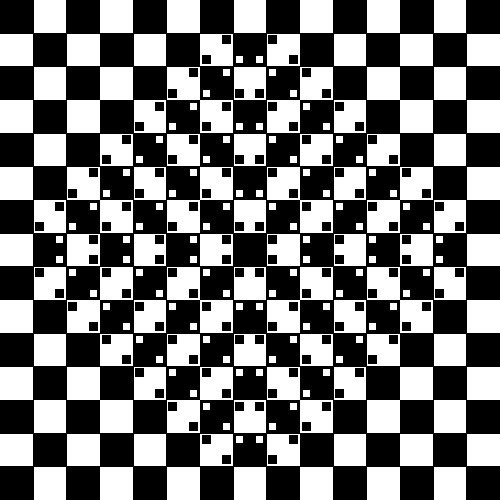
Frame 1 (no input)
Frame 60 (the mouse pressed at the canvas centre just before this capture): identical to frame 1, image omitted
Frame 120 (the mouse held since frame 60 and released just before this capture): identical to frame 1, image omitted

The Processing sketch that drew this single still picture (run headless with seeded random() and noise(); from frame 60 on, the mouse is pressed at the canvas centre):

// Processing sketch: processing_22991
// ── processing_22991.pde

void setup()
{
  size(500,500);
  background(255,255,255);
}
void draw()
{
  fill(0,0,0);
  
  //line 1
  rect(0, 0, 500/15, 500/15);
  rect(2*500/15, 0, 500/15, 500/15);
  rect(4*500/15, 0, 500/15, 500/15);
  rect(6*500/15, 0, 500/15, 500/15);
  rect(8*500/15, 0, 500/15, 500/15);
  rect(10*500/15, 0, 500/15, 500/15);
  rect(12*500/15, 0, 500/15, 500/15);
  rect(14*500/15, 0, 500/15, 500/15);
  
  //line 2
  rect(1*500/15, 500/15, 500/15, 500/15);
  rect(3*500/15, 500/15, 500/15, 500/15);
  rect(5*500/15, 500/15, 500/15, 500/15);
  rect(7*500/15, 500/15, 500/15, 500/15);
  rect(9*500/15, 500/15, 500/15, 500/15);
  rect(11*500/15, 500/15, 500/15, 500/15);
  rect(13*500/15, 500/15, 500/15, 500/15);
  
  //line 3
  rect(0*500/15, 2*500/15, 500/15, 500/15);
  rect(2*500/15, 2*500/15, 500/15, 500/15);
  rect(4*500/15, 2*500/15, 500/15, 500/15);
  rect(6*500/15, 2*500/15, 500/15, 500/15);
  rect(8*500/15, 2*500/15, 500/15, 500/15);
  rect(10*500/15, 2*500/15, 500/15, 500/15);
  rect(12*500/15, 2*500/15, 500/15, 500/15);
  rect(14*500/15, 2*500/15, 500/15, 500/15);
  
  //line 4
  rect(1*500/15, 3*500/15, 500/15, 500/15);
  rect(3*500/15, 3*500/15, 500/15, 500/15);
  rect(5*500/15, 3*500/15, 500/15, 500/15);
  rect(7*500/15, 3*500/15, 500/15, 500/15);
  rect(9*500/15, 3*500/15, 500/15, 500/15);
  rect(11*500/15, 3*500/15, 500/15, 500/15);
  rect(13*500/15, 3*500/15, 500/15, 500/15);
  
  //line 5
  rect(0*500/15, 4*500/15, 500/15, 500/15);
  rect(2*500/15, 4*500/15, 500/15, 500/15);
  rect(4*500/15, 4*500/15, 500/15, 500/15);
  rect(6*500/15, 4*500/15, 500/15, 500/15);
  rect(8*500/15, 4*500/15, 500/15, 500/15);
  rect(10*500/15, 4*500/15, 500/15, 500/15);
  rect(12*500/15, 4*500/15, 500/15, 500/15);
  rect(14*500/15, 4*500/15, 500/15, 500/15);
  
  //line 6
  rect(1*500/15, 5*500/15, 500/15, 500/15);
  rect(3*500/15, 5*500/15, 500/15, 500/15);
  rect(5*500/15, 5*500/15, 500/15, 500/15);
  rect(7*500/15, 5*500/15, 500/15, 500/15);
  rect(9*500/15, 5*500/15, 500/15, 500/15);
  rect(11*500/15, 5*500/15, 500/15, 500/15);
  rect(13*500/15, 5*500/15, 500/15, 500/15);
  
  //line 7
  rect(0*500/15, 6*500/15, 500/15, 500/15);
  rect(2*500/15, 6*500/15, 500/15, 500/15);
  rect(4*500/15, 6*500/15, 500/15, 500/15);
  rect(6*500/15, 6*500/15, 500/15, 500/15);
  rect(8*500/15, 6*500/15, 500/15, 500/15);
  rect(10*500/15, 6*500/15, 500/15, 500/15);
  rect(12*500/15, 6*500/15, 500/15, 500/15);
  rect(14*500/15, 6*500/15, 500/15, 500/15);
  
  //line 8
  rect(1*500/15, 7*500/15, 500/15, 500/15);
  rect(3*500/15, 7*500/15, 500/15, 500/15);
  rect(5*500/15, 7*500/15, 500/15, 500/15);
  rect(7*500/15, 7*500/15, 500/15, 500/15);
  rect(9*500/15, 7*500/15, 500/15, 500/15);
  rect(11*500/15, 7*500/15, 500/15, 500/15);
  rect(13*500/15, 7*500/15, 500/15, 500/15);
  
  //line 9
  rect(0*500/15, 8*500/15, 500/15, 500/15);
  rect(2*500/15, 8*500/15, 500/15, 500/15);
  rect(4*500/15, 8*500/15, 500/15, 500/15);
  rect(6*500/15, 8*500/15, 500/15, 500/15);
  rect(8*500/15, 8*500/15, 500/15, 500/15);
  rect(10*500/15, 8*500/15, 500/15, 500/15);
  rect(12*500/15, 8*500/15, 500/15, 500/15);
  rect(14*500/15, 8*500/15, 500/15, 500/15);
  
  //line 10
  rect(1*500/15, 9*500/15, 500/15, 500/15);
  rect(3*500/15, 9*500/15, 500/15, 500/15);
  rect(5*500/15, 9*500/15, 500/15, 500/15);
  rect(7*500/15, 9*500/15, 500/15, 500/15);
  rect(9*500/15, 9*500/15, 500/15, 500/15);
  rect(11*500/15, 9*500/15, 500/15, 500/15);
  rect(13*500/15, 9*500/15, 500/15, 500/15);
  
  //line 11
  rect(0*500/15, 10*500/15, 500/15, 500/15);
  rect(2*500/15, 10*500/15, 500/15, 500/15);
  rect(4*500/15, 10*500/15, 500/15, 500/15);
  rect(6*500/15, 10*500/15, 500/15, 500/15);
  rect(8*500/15, 10*500/15, 500/15, 500/15);
  rect(10*500/15, 10*500/15, 500/15, 500/15);
  rect(12*500/15, 10*500/15, 500/15, 500/15);
  rect(14*500/15, 10*500/15, 500/15, 500/15);
  
  //line 12
  rect(1*500/15, 11*500/15, 500/15, 500/15);
  rect(3*500/15, 11*500/15, 500/15, 500/15);
  rect(5*500/15, 11*500/15, 500/15, 500/15);
  rect(7*500/15, 11*500/15, 500/15, 500/15);
  rect(9*500/15, 11*500/15, 500/15, 500/15);
  rect(11*500/15, 11*500/15, 500/15, 500/15);
  rect(13*500/15, 11*500/15, 500/15, 500/15);
  
  //line 13
  rect(0*500/15, 12*500/15, 500/15, 500/15);
  rect(2*500/15, 12*500/15, 500/15, 500/15);
  rect(4*500/15, 12*500/15, 500/15, 500/15);
  rect(6*500/15, 12*500/15, 500/15, 500/15);
  rect(8*500/15, 12*500/15, 500/15, 500/15);
  rect(10*500/15, 12*500/15, 500/15, 500/15);
  rect(12*500/15, 12*500/15, 500/15, 500/15);
  rect(14*500/15, 12*500/15, 500/15, 500/15);
  
  //line 14
  rect(1*500/15, 13*500/15, 500/15, 500/15);
  rect(3*500/15, 13*500/15, 500/15, 500/15);
  rect(5*500/15, 13*500/15, 500/15, 500/15);
  rect(7*500/15, 13*500/15, 500/15, 500/15);
  rect(9*500/15, 13*500/15, 500/15, 500/15);
  rect(11*500/15, 13*500/15, 500/15, 500/15);
  rect(13*500/15, 13*500/15, 500/15, 500/15);
  
  //line 15
  rect(0*500/15, 14*500/15, 500/15, 500/15);
  rect(2*500/15, 14*500/15, 500/15, 500/15);
  rect(4*500/15, 14*500/15, 500/15, 500/15);
  rect(6*500/15, 14*500/15, 500/15, 500/15);
  rect(8*500/15, 14*500/15, 500/15, 500/15);
  rect(10*500/15, 14*500/15, 500/15, 500/15);
  rect(12*500/15, 14*500/15, 500/15, 500/15);
  rect(14*500/15, 14*500/15, 500/15, 500/15);
  
  //small rectangles
  //black upper right diagonal top left
  rect(7*500/15-10.3333333, 1*500/15+2, 500/60, 500/60);
  rect(6*500/15+2, 2*500/15-10.3333333, 500/60, 500/60);
  rect(6*500/15-10.3333333, 2*500/15+2, 500/60, 500/60);
  rect(5*500/15+2, 3*500/15-10.3333333, 500/60, 500/60);
  rect(5*500/15-10.3333333, 3*500/15+2, 500/60, 500/60);
  rect(4*500/15+2, 4*500/15-10.3333333, 500/60, 500/60);
  rect(4*500/15-10.3333333, 4*500/15+2, 500/60, 500/60);
  rect(3*500/15+2, 5*500/15-10.3333333, 500/60, 500/60);
  rect(3*500/15-10.3333333, 5*500/15+2, 500/60, 500/60);
  rect(2*500/15+2, 6*500/15-10.3333333, 500/60, 500/60);
  rect(2*500/15-10.3333333, 6*500/15+2, 500/60, 500/60);
  rect(1*500/15+2, 7*500/15-10.3333333, 500/60, 500/60);
  
  rect(7*500/15-10.3333333, 3*500/15+2, 500/60, 500/60);
  rect(6*500/15+2, 4*500/15-10.3333333, 500/60, 500/60);
  rect(6*500/15-10.3333333, 4*500/15+2, 500/60, 500/60);
  rect(5*500/15+2, 5*500/15-10.3333333, 500/60, 500/60);
  rect(5*500/15-10.3333333, 5*500/15+2, 500/60, 500/60);
  rect(4*500/15+2, 6*500/15-10.3333333, 500/60, 500/60);
  rect(4*500/15-10.3333333, 6*500/15+2, 500/60, 500/60);
  rect(3*500/15+2, 7*500/15-10.3333333, 500/60, 500/60);
  
  rect(7*500/15-10.3333333, 5*500/15+2, 500/60, 500/60);
  rect(6*500/15+2, 6*500/15-10.3333333, 500/60, 500/60);
  rect(6*500/15-10.3333333, 6*500/15+2, 500/60, 500/60);
  rect(5*500/15+2, 7*500/15-10.3333333, 500/60, 500/60);
  
  //black upper right diagonal bottom right
  
  rect(10*500/15-10.3333333, 8*500/15+2, 500/60, 500/60);
  rect(9*500/15+2, 9*500/15-10.3333333, 500/60, 500/60);
  rect(9*500/15-10.3333333, 9*500/15+2, 500/60, 500/60);
  rect(8*500/15+2, 10*500/15-10.3333333, 500/60, 500/60);
  
  rect(12*500/15-10.3333333, 8*500/15+2, 500/60, 500/60);
  rect(11*500/15+2, 9*500/15-10.3333333, 500/60, 500/60);
  rect(11*500/15-10.3333333, 9*500/15+2, 500/60, 500/60);
  rect(10*500/15+2, 10*500/15-10.3333333, 500/60, 500/60);
  rect(10*500/15-10.3333333, 10*500/15+2, 500/60, 500/60);
  rect(9*500/15+2, 11*500/15-10.3333333, 500/60, 500/60);
  rect(9*500/15-10.3333333, 11*500/15+2, 500/60, 500/60);
  rect(8*500/15+2, 12*500/15-10.3333333, 500/60, 500/60);
  
  rect(14*500/15-10.3333333, 8*500/15+2, 500/60, 500/60);
  rect(13*500/15+2, 9*500/15-10.3333333, 500/60, 500/60);
  rect(13*500/15-10.3333333, 9*500/15+2, 500/60, 500/60);
  rect(12*500/15+2, 10*500/15-10.3333333, 500/60, 500/60);
  rect(12*500/15-10.3333333, 10*500/15+2, 500/60, 500/60);
  rect(11*500/15+2, 11*500/15-10.3333333, 500/60, 500/60);
  rect(11*500/15-10.3333333, 11*500/15+2, 500/60, 500/60);
  rect(10*500/15+2, 12*500/15-10.3333333, 500/60, 500/60);
  rect(10*500/15-10.3333333, 12*500/15+2, 500/60, 500/60);
  rect(9*500/15+2, 13*500/15-10.3333333, 500/60, 500/60);
  rect(9*500/15-10.3333333, 13*500/15+2, 500/60, 500/60);
  rect(8*500/15+2, 14*500/15-10.3333333, 500/60, 500/60);
  
  //black lower right daigonal top right
  rect(9*500/15-10.3333333, 2*500/15-10.3333333, 500/60, 500/60);
  rect(8*500/15+2, 1*500/15+2, 500/60, 500/60);
  rect(10*500/15-10.3333333, 3*500/15-10.3333333, 500/60, 500/60);
  rect(9*500/15+2, 2*500/15+2, 500/60, 500/60);
  rect(9*500/15-10.3333333, 4*500/15-10.3333333, 500/60, 500/60);
  rect(8*500/15+2, 3*500/15+2, 500/60, 500/60);
  rect(11*500/15-10.3333333, 4*500/15-10.3333333, 500/60, 500/60);
  rect(10*500/15+2, 3*500/15+2, 500/60, 500/60);
  rect(10*500/15-10.3333333, 5*500/15-10.3333333, 500/60, 500/60);
  rect(9*500/15+2, 4*500/15+2, 500/60, 500/60);
  rect(9*500/15-10.3333333, 6*500/15-10.3333333, 500/60, 500/60);
  rect(8*500/15+2, 5*500/15+2, 500/60, 500/60);
  rect(11*500/15-10.3333333, 6*500/15-10.3333333, 500/60, 500/60);
  rect(10*500/15+2, 5*500/15+2, 500/60, 500/60);
  rect(13*500/15-10.3333333, 6*500/15-10.3333333, 500/60, 500/60);
  rect(12*500/15+2, 5*500/15+2, 500/60, 500/60);
  rect(12*500/15-10.3333333, 5*500/15-10.3333333, 500/60, 500/60);
  rect(11*500/15+2, 4*500/15+2, 500/60, 500/60);
  rect(10*500/15-10.3333333, 7*500/15-10.3333333, 500/60, 500/60);
  rect(9*500/15+2, 6*500/15+2, 500/60, 500/60);
  rect(12*500/15-10.3333333, 7*500/15-10.3333333, 500/60, 500/60);
  rect(11*500/15+2, 6*500/15+2, 500/60, 500/60);
  rect(14*500/15-10.3333333, 7*500/15-10.3333333, 500/60, 500/60);
  rect(13*500/15+2, 6*500/15+2, 500/60, 500/60);
  
  //bottom left
  rect(2*500/15-10.3333333, 9*500/15-10.3333333, 500/60, 500/60);
  rect(1*500/15+2, 8*500/15+2, 500/60, 500/60);
  rect(4*500/15-10.3333333, 9*500/15-10.3333333, 500/60, 500/60);
  rect(3*500/15+2, 8*500/15+2, 500/60, 500/60);
  rect(6*500/15-10.3333333, 9*500/15-10.3333333, 500/60, 500/60);
  rect(5*500/15+2, 8*500/15+2, 500/60, 500/60);
  rect(3*500/15-10.3333333, 10*500/15-10.3333333, 500/60, 500/60);
  rect(2*500/15+2, 9*500/15+2, 500/60, 500/60);
  rect(5*500/15-10.3333333, 10*500/15-10.3333333, 500/60, 500/60);
  rect(4*500/15+2, 9*500/15+2, 500/60, 500/60);
  rect(7*500/15-10.3333333, 10*500/15-10.3333333, 500/60, 500/60);
  rect(6*500/15+2, 9*500/15+2, 500/60, 500/60);
  rect(4*500/15-10.3333333, 11*500/15-10.3333333, 500/60, 500/60);
  rect(3*500/15+2, 10*500/15+2, 500/60, 500/60);
  rect(6*500/15-10.3333333, 11*500/15-10.3333333, 500/60, 500/60);
  rect(5*500/15+2, 10*500/15+2, 500/60, 500/60);
  rect(5*500/15-10.3333333, 12*500/15-10.3333333, 500/60, 500/60);
  rect(4*500/15+2, 11*500/15+2, 500/60, 500/60);
  rect(7*500/15-10.3333333, 12*500/15-10.3333333, 500/60, 500/60);
  rect(6*500/15+2, 11*500/15+2, 500/60, 500/60);
  rect(6*500/15-10.3333333, 13*500/15-10.3333333, 500/60, 500/60);
  rect(5*500/15+2, 12*500/15+2, 500/60, 500/60);
  rect(7*500/15-10.3333333, 14*500/15-10.3333333, 500/60, 500/60);
  rect(6*500/15+2, 13*500/15+2, 500/60, 500/60);
  
  //left
  rect(3*500/15-10.3333333, 7*500/15+2, 500/60, 500/60);
  rect(3*500/15-10.3333333, 8*500/15-10.3333333, 500/60, 500/60);
  rect(5*500/15-10.3333333, 7*500/15+2, 500/60, 500/60);
  rect(5*500/15-10.3333333, 8*500/15-10.3333333, 500/60, 500/60);
  rect(7*500/15-10.3333333, 7*500/15+2, 500/60, 500/60);
  rect(7*500/15-10.3333333, 8*500/15-10.3333333, 500/60, 500/60);
  
  //right
  rect(8*500/15+2, 7*500/15+2, 500/60, 500/60);
  rect(8*500/15+2, 8*500/15-10.3333333, 500/60, 500/60);
  rect(10*500/15+2, 7*500/15+2, 500/60, 500/60);
  rect(10*500/15+2, 8*500/15-10.3333333, 500/60, 500/60);
  rect(12*500/15+2, 7*500/15+2, 500/60, 500/60);
  rect(12*500/15+2, 8*500/15-10.3333333, 500/60, 500/60);
  
  //top
  rect(7*500/15+2, 3*500/15-10.3333333, 500/60, 500/60);
  rect(8*500/15-10.3333333, 3*500/15-10.3333333, 500/60, 500/60);
  rect(7*500/15+2, 5*500/15-10.3333333, 500/60, 500/60);
  rect(8*500/15-10.3333333, 5*500/15-10.3333333, 500/60, 500/60);
  rect(7*500/15+2, 7*500/15-10.3333333, 500/60, 500/60);
  rect(8*500/15-10.3333333, 7*500/15-10.3333333, 500/60, 500/60);
  
  //bottom
  rect(7*500/15+2, 8*500/15+2, 500/60, 500/60);
  rect(8*500/15-10.3333333, 8*500/15+2, 500/60, 500/60);
  rect(7*500/15+2, 10*500/15+2, 500/60, 500/60);
  rect(8*500/15-10.3333333, 10*500/15+2, 500/60, 500/60);
  rect(7*500/15+2, 12*500/15+2, 500/60, 500/60);
  rect(8*500/15-10.3333333, 12*500/15+2, 500/60, 500/60);
  
  //black small rectangles
  fill(255,255,255);
  //top left
  rect(7*500/15-10.3333333, 2*500/15+2, 500/60, 500/60);
  rect(6*500/15+2, 3*500/15-10.3333333, 500/60, 500/60);
  rect(6*500/15-10.3333333, 3*500/15+2, 500/60, 500/60);
  rect(5*500/15+2, 4*500/15-10.3333333, 500/60, 500/60);
  rect(5*500/15-10.3333333, 4*500/15+2, 500/60, 500/60);
  rect(4*500/15+2, 5*500/15-10.3333333, 500/60, 500/60);
  rect(4*500/15-10.3333333, 5*500/15+2, 500/60, 500/60);
  rect(3*500/15+2, 6*500/15-10.3333333, 500/60, 500/60);
  rect(3*500/15-10.3333333, 6*500/15+2, 500/60, 500/60);
  rect(2*500/15+2, 7*500/15-10.3333333, 500/60, 500/60);
  
  rect(5*500/15-10.3333333, 6*500/15+2, 500/60, 500/60);
  rect(4*500/15+2, 7*500/15-10.3333333, 500/60, 500/60);
  rect(6*500/15-10.3333333, 5*500/15+2, 500/60, 500/60);
  rect(5*500/15+2, 6*500/15-10.3333333, 500/60, 500/60);
  rect(7*500/15-10.3333333, 4*500/15+2, 500/60, 500/60);
  rect(6*500/15+2, 5*500/15-10.3333333, 500/60, 500/60);
  rect(7*500/15-10.3333333, 6*500/15+2, 500/60, 500/60);
  rect(6*500/15+2, 7*500/15-10.3333333, 500/60, 500/60);
  
  //bottom right
  
  rect(9*500/15-10.3333333, 8*500/15+2, 500/60, 500/60);
  rect(8*500/15+2, 9*500/15-10.3333333, 500/60, 500/60);
  rect(11*500/15-10.3333333, 8*500/15+2, 500/60, 500/60);
  rect(10*500/15+2, 9*500/15-10.3333333, 500/60, 500/60);
  rect(9*500/15-10.3333333, 10*500/15+2, 500/60, 500/60);
  rect(8*500/15+2, 11*500/15-10.3333333, 500/60, 500/60);
  rect(10*500/15-10.3333333, 9*500/15+2, 500/60, 500/60);
  rect(9*500/15+2, 10*500/15-10.3333333, 500/60, 500/60);
  
  rect(9*500/15-10.3333333, 12*500/15+2, 500/60, 500/60);
  rect(8*500/15+2, 13*500/15-10.3333333, 500/60, 500/60);
  rect(10*500/15-10.3333333, 11*500/15+2, 500/60, 500/60);
  rect(9*500/15+2, 12*500/15-10.3333333, 500/60, 500/60);
  rect(11*500/15-10.3333333, 10*500/15+2, 500/60, 500/60);
  rect(10*500/15+2, 11*500/15-10.3333333, 500/60, 500/60);
  rect(12*500/15-10.3333333, 9*500/15+2, 500/60, 500/60);
  rect(11*500/15+2, 10*500/15-10.3333333, 500/60, 500/60);
  rect(13*500/15-10.3333333, 8*500/15+2, 500/60, 500/60);
  rect(12*500/15+2, 9*500/15-10.3333333, 500/60, 500/60);
  
  //bottom left
  rect(3*500/15-10.3333333, 9*500/15-10.3333333, 500/60, 500/60);
  rect(2*500/15+2, 8*500/15+2, 500/60, 500/60);
  rect(5*500/15-10.3333333, 9*500/15-10.3333333, 500/60, 500/60);
  rect(4*500/15+2, 8*500/15+2, 500/60, 500/60);
  rect(7*500/15-10.3333333, 9*500/15-10.3333333, 500/60, 500/60);
  rect(6*500/15+2, 8*500/15+2, 500/60, 500/60);
  rect(4*500/15-10.3333333, 10*500/15-10.3333333, 500/60, 500/60);
  rect(3*500/15+2, 9*500/15+2, 500/60, 500/60);
  rect(6*500/15-10.3333333, 10*500/15-10.3333333, 500/60, 500/60);
  rect(5*500/15+2, 9*500/15+2, 500/60, 500/60);
  rect(5*500/15-10.3333333, 11*500/15-10.3333333, 500/60, 500/60);
  rect(4*500/15+2, 10*500/15+2, 500/60, 500/60);
  rect(7*500/15-10.3333333, 11*500/15-10.3333333, 500/60, 500/60);
  rect(6*500/15+2, 10*500/15+2, 500/60, 500/60);
  rect(6*500/15-10.3333333, 12*500/15-10.3333333, 500/60, 500/60);
  rect(5*500/15+2, 11*500/15+2, 500/60, 500/60);
  rect(7*500/15-10.3333333, 13*500/15-10.3333333, 500/60, 500/60);
  rect(6*500/15+2, 12*500/15+2, 500/60, 500/60);
  
  //top right
  
  rect(9*500/15-10.3333333, 3*500/15-10.3333333, 500/60, 500/60);
  rect(8*500/15+2, 2*500/15+2, 500/60, 500/60);
  rect(9*500/15-10.3333333, 5*500/15-10.3333333, 500/60, 500/60);
  rect(8*500/15+2, 4*500/15+2, 500/60, 500/60);
  rect(9*500/15-10.3333333, 7*500/15-10.3333333, 500/60, 500/60);
  rect(8*500/15+2, 6*500/15+2, 500/60, 500/60);
  rect(10*500/15-10.3333333, 4*500/15-10.3333333, 500/60, 500/60);
  rect(9*500/15+2, 3*500/15+2, 500/60, 500/60);
  rect(10*500/15-10.3333333, 6*500/15-10.3333333, 500/60, 500/60);
  rect(9*500/15+2, 5*500/15+2, 500/60, 500/60);
  rect(11*500/15-10.3333333, 5*500/15-10.3333333, 500/60, 500/60);
  rect(10*500/15+2, 4*500/15+2, 500/60, 500/60);
  rect(11*500/15-10.3333333, 7*500/15-10.3333333, 500/60, 500/60);
  rect(10*500/15+2, 6*500/15+2, 500/60, 500/60);
  rect(12*500/15-10.3333333, 6*500/15-10.3333333, 500/60, 500/60);
  rect(11*500/15+2, 5*500/15+2, 500/60, 500/60);
  rect(13*500/15-10.3333333, 7*500/15-10.3333333, 500/60, 500/60);
  rect(12*500/15+2, 6*500/15+2, 500/60, 500/60);
  
   //top
  rect(7*500/15+2, 2*500/15-10.3333333, 500/60, 500/60);
  rect(8*500/15-10.3333333, 2*500/15-10.3333333, 500/60, 500/60);
  rect(7*500/15+2, 4*500/15-10.3333333, 500/60, 500/60);
  rect(8*500/15-10.3333333, 4*500/15-10.3333333, 500/60, 500/60);
  rect(7*500/15+2, 6*500/15-10.3333333, 500/60, 500/60);
  rect(8*500/15-10.3333333, 6*500/15-10.3333333, 500/60, 500/60);
  
  //bottom
  rect(7*500/15+2, 9*500/15+2, 500/60, 500/60);
  rect(8*500/15-10.3333333, 9*500/15+2, 500/60, 500/60);
  rect(7*500/15+2, 11*500/15+2, 500/60, 500/60);
  rect(8*500/15-10.3333333, 11*500/15+2, 500/60, 500/60);
  rect(7*500/15+2, 13*500/15+2, 500/60, 500/60);
  rect(8*500/15-10.3333333, 13*500/15+2, 500/60, 500/60);
  
  //left
  rect(2*500/15-10.3333333, 7*500/15+2, 500/60, 500/60);
  rect(2*500/15-10.3333333, 8*500/15-10.3333333, 500/60, 500/60);
  rect(4*500/15-10.3333333, 7*500/15+2, 500/60, 500/60);
  rect(4*500/15-10.3333333, 8*500/15-10.3333333, 500/60, 500/60);
  rect(6*500/15-10.3333333, 7*500/15+2, 500/60, 500/60);
  rect(6*500/15-10.3333333, 8*500/15-10.3333333, 500/60, 500/60);
  
  //right
  rect(9*500/15+2, 7*500/15+2, 500/60, 500/60);
  rect(9*500/15+2, 8*500/15-10.3333333, 500/60, 500/60);
  rect(11*500/15+2, 7*500/15+2, 500/60, 500/60);
  rect(11*500/15+2, 8*500/15-10.3333333, 500/60, 500/60);
  rect(13*500/15+2, 7*500/15+2, 500/60, 500/60);
  rect(13*500/15+2, 8*500/15-10.3333333, 500/60, 500/60);
  
  
  
}
